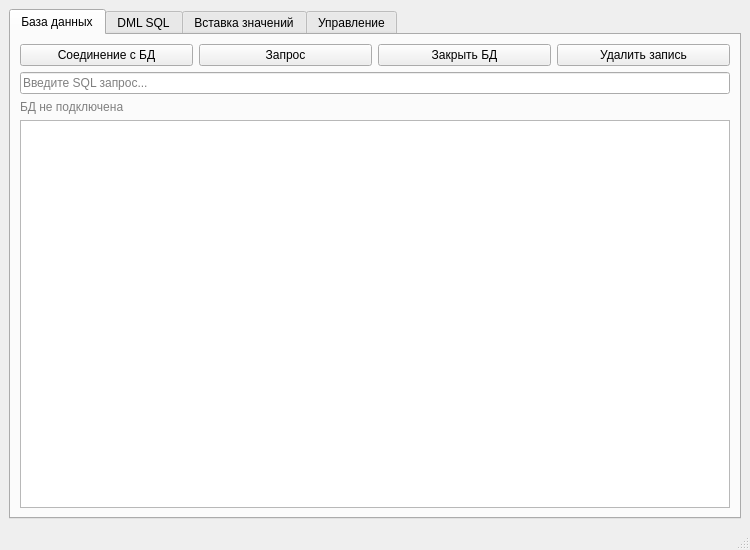
<?xml version="1.0" encoding="UTF-8"?>
<ui version="4.0">
 <class>MainWindow</class>
 <widget class="QMainWindow" name="MainWindow">
  <property name="geometry">
   <rect>
    <x>0</x>
    <y>0</y>
    <width>750</width>
    <height>550</height>
   </rect>
  </property>
  <property name="windowTitle">
   <string>Работа с БД</string>
  </property>
  <widget class="QWidget" name="centralwidget">
   <layout class="QVBoxLayout" name="verticalLayout_main">
    <item>
     <widget class="QTabWidget" name="tabWidget">
      <!-- ═══ Вкладка 1: База данных ═══ -->
      <widget class="QWidget" name="tab_db">
       <attribute name="title">
        <string>База данных</string>
       </attribute>
       <layout class="QVBoxLayout" name="vl_db">
        <item>
         <layout class="QHBoxLayout" name="hl_db_buttons">
          <item>
           <widget class="QPushButton" name="btn_connect">
            <property name="text">
             <string>Соединение с БД</string>
            </property>
           </widget>
          </item>
          <item>
           <widget class="QPushButton" name="btn_query">
            <property name="text">
             <string>Запрос</string>
            </property>
           </widget>
          </item>
          <item>
           <widget class="QPushButton" name="btn_close_db">
            <property name="text">
             <string>Закрыть БД</string>
            </property>
           </widget>
          </item>
          <item>
           <widget class="QPushButton" name="btn_delete_record">
            <property name="text">
             <string>Удалить запись</string>
            </property>
           </widget>
          </item>
         </layout>
        </item>
        <item>
         <widget class="QLineEdit" name="query_input">
          <property name="placeholderText">
           <string>Введите SQL запрос...</string>
          </property>
         </widget>
        </item>
        <item>
         <widget class="QLabel" name="db_status_label">
          <property name="text">
           <string>БД не подключена</string>
          </property>
          <property name="styleSheet">
           <string>color: gray;</string>
          </property>
         </widget>
        </item>
        <item>
         <widget class="QTableWidget" name="result_table">
         </widget>
        </item>
       </layout>
      </widget>
      <!-- ═══ Вкладка 2: DML SQL ═══ -->
      <widget class="QWidget" name="tab_dml">
       <attribute name="title">
        <string>DML SQL</string>
       </attribute>
       <layout class="QVBoxLayout" name="vl_dml">
        <item>
         <widget class="QLineEdit" name="table_name_input">
          <property name="placeholderText">
           <string>Имя таблицы</string>
          </property>
         </widget>
        </item>
        <item>
         <layout class="QHBoxLayout" name="hl_dml">
          <item>
           <widget class="QTableWidget" name="columns_table">
            <property name="columnCount">
             <number>2</number>
            </property>
            <column>
             <property name="text">
              <string>имя</string>
             </property>
            </column>
            <column>
             <property name="text">
              <string>тип</string>
             </property>
            </column>
           </widget>
          </item>
          <item>
           <layout class="QVBoxLayout" name="vl_dml_btns">
            <item>
             <widget class="QPushButton" name="btn_add_col">
              <property name="text">
               <string>Добавить</string>
              </property>
             </widget>
            </item>
            <item>
             <widget class="QPushButton" name="btn_del_col">
              <property name="text">
               <string>Удалить</string>
              </property>
             </widget>
            </item>
            <item>
             <spacer name="spacer_dml">
              <property name="orientation">
               <enum>Qt::Vertical</enum>
              </property>
             </spacer>
            </item>
           </layout>
          </item>
         </layout>
        </item>
        <item>
         <widget class="QLabel" name="dml_status_label">
          <property name="text">
           <string></string>
          </property>
         </widget>
        </item>
        <item>
         <layout class="QHBoxLayout" name="hl_dml_actions">
          <item>
           <widget class="QPushButton" name="btn_create_table">
            <property name="text">
             <string>Создать таблицу</string>
            </property>
           </widget>
          </item>
          <item>
           <widget class="QPushButton" name="btn_drop_table">
            <property name="text">
             <string>Удалить таблицу</string>
            </property>
           </widget>
          </item>
          <item>
           <spacer name="spacer_dml2">
            <property name="orientation">
             <enum>Qt::Horizontal</enum>
            </property>
           </spacer>
          </item>
         </layout>
        </item>
       </layout>
      </widget>
      <!-- ═══ Вкладка 3: Вставка значений ═══ -->
      <widget class="QWidget" name="tab_insert">
       <attribute name="title">
        <string>Вставка значений</string>
       </attribute>
       <layout class="QVBoxLayout" name="vl_insert">
        <item>
         <layout class="QHBoxLayout" name="hl_insert_top">
          <item>
           <widget class="QLabel" name="label_sel_table">
            <property name="text">
             <string>Таблица:</string>
            </property>
           </widget>
          </item>
          <item>
           <widget class="QComboBox" name="comboBox_tables">
           </widget>
          </item>
          <item>
           <widget class="QPushButton" name="btn_get_tables">
            <property name="text">
             <string>Получить таблицы БД</string>
            </property>
           </widget>
          </item>
          <item>
           <spacer name="sp_insert">
            <property name="orientation">
             <enum>Qt::Horizontal</enum>
            </property>
           </spacer>
          </item>
         </layout>
        </item>
        <item>
         <widget class="QTableWidget" name="insert_table">
          <property name="columnCount">
           <number>3</number>
          </property>
          <column>
           <property name="text">
            <string>имя</string>
           </property>
          </column>
          <column>
           <property name="text">
            <string>значение</string>
           </property>
          </column>
          <column>
           <property name="text">
            <string>тип</string>
           </property>
          </column>
         </widget>
        </item>
        <item>
         <widget class="QPushButton" name="btn_insert_values">
          <property name="text">
           <string>Вставка значений</string>
          </property>
         </widget>
        </item>
       </layout>
      </widget>
      <!-- ═══ Вкладка 4: Управление ═══ -->
      <widget class="QWidget" name="tab_manage">
       <attribute name="title">
        <string>Управление</string>
       </attribute>
       <layout class="QVBoxLayout" name="vl_manage">
        <item>
         <layout class="QHBoxLayout" name="hl_tables">
          <item>
           <widget class="QLabel" name="label_tables_bd">
            <property name="text">
             <string>Таблицы БД</string>
            </property>
           </widget>
          </item>
          <item>
           <widget class="QComboBox" name="comboBox_manage">
           </widget>
          </item>
         </layout>
        </item>
        <item>
         <widget class="QPushButton" name="btn_get_tables_manage">
          <property name="text">
           <string>Получить таблицы БД</string>
          </property>
         </widget>
        </item>
        <item>
         <layout class="QHBoxLayout" name="hl_actions">
          <item>
           <widget class="QLabel" name="label_actions">
            <property name="text">
             <string>Действия</string>
            </property>
           </widget>
          </item>
          <item>
           <widget class="QComboBox" name="comboBox_actions">
            <item>
             <property name="text">
              <string>Удалить таблицу</string>
             </property>
            </item>
            <item>
             <property name="text">
              <string>Показать данные</string>
             </property>
            </item>
           </widget>
          </item>
         </layout>
        </item>
        <item>
         <widget class="QLabel" name="label_sql">
          <property name="text">
           <string>SQL</string>
          </property>
         </widget>
        </item>
        <item>
         <widget class="QTextEdit" name="sql_text">
          <property name="maximumSize">
           <size>
            <width>16777215</width>
            <height>100</height>
           </size>
          </property>
          <property name="placeholderText">
           <string>SQL запрос генерируется автоматически или введите вручную...</string>
          </property>
         </widget>
        </item>
        <item>
         <widget class="QPushButton" name="btn_execute">
          <property name="text">
           <string>Выполнить</string>
          </property>
         </widget>
        </item>
        <item>
         <widget class="QTableWidget" name="manage_result_table">
         </widget>
        </item>
       </layout>
      </widget>
     </widget>
    </item>
   </layout>
  </widget>
  <widget class="QMenuBar" name="menubar">
   <property name="geometry">
    <rect>
     <x>0</x>
     <y>0</y>
     <width>750</width>
     <height>22</height>
    </rect>
   </property>
  </widget>
  <widget class="QStatusBar" name="statusbar"/>
 </widget>
 <resources/>
 <connections/>
</ui>
